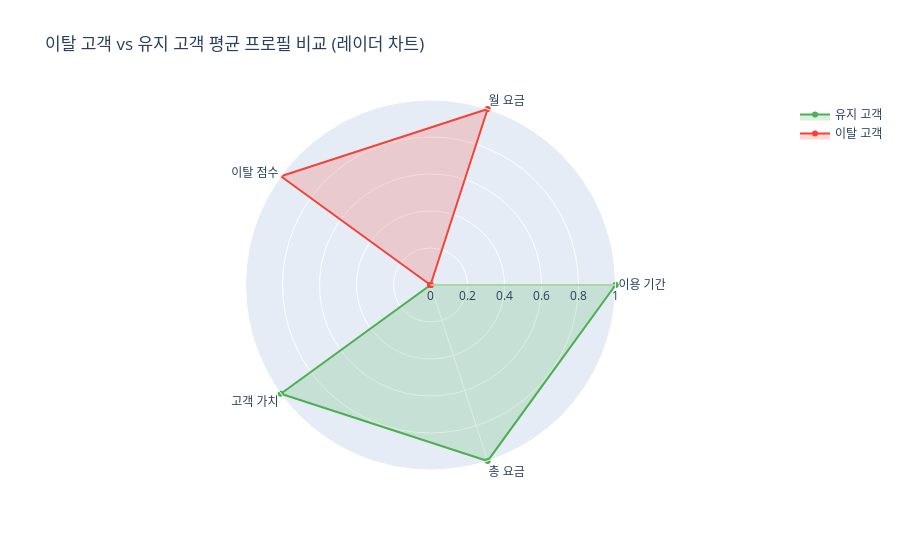

The notebook cell saved with this chart:
### Markdown cell above
### 4-3. 레이더 차트 — 이탈 vs 유지 고객 프로필 비교

### Code cell
from sklearn.preprocessing import MinMaxScaler

features = ['Tenure Months', 'Monthly Charges', 'Churn Score', 'CLTV', 'Total Charges']
feat_kr   = ['이용 기간', '월 요금', '이탈 점수', '고객 가치', '총 요금']

df_avg = df.groupby('Churn Label')[features].mean()

# 0~1 스케일링
scaler = MinMaxScaler()
df_scaled = pd.DataFrame(scaler.fit_transform(df_avg),
                         columns=feat_kr, index=df_avg.index)

fig = go.Figure()

fig.add_trace(go.Scatterpolar(
    r=df_scaled.loc['No'].values.tolist() + [df_scaled.loc['No'].values[0]],
    theta=feat_kr + [feat_kr[0]],
    fill='toself', name='유지 고객',
    line_color='#4CAF50', fillcolor='rgba(76,175,80,0.2)'
))
fig.add_trace(go.Scatterpolar(
    r=df_scaled.loc['Yes'].values.tolist() + [df_scaled.loc['Yes'].values[0]],
    theta=feat_kr + [feat_kr[0]],
    fill='toself', name='이탈 고객',
    line_color='#F44336', fillcolor='rgba(244,67,54,0.2)'
))

fig.update_layout(
    polar=dict(radialaxis=dict(visible=True, range=[0,1])),
    showlegend=True,
    title='이탈 고객 vs 유지 고객 평균 프로필 비교 (레이더 차트)',
    height=550
)
fig.show()

### Figure 1 — Plotly figure (JSON) as saved in the notebook; plotly's stock layout.template omitted (floating-point values rounded to 4 significant figures)
{"data": [{"fill": "toself", "fillcolor": "rgba(76,175,80,0.2)", "line": {"color": "#4CAF50"}, "name": "유지 고객", "r": [1, 0, 0, 1, 1, 1], "theta": ["이용 기간", "월 요금", "이탈 점수", "고객 가치", "총 요금", "이용 기간"], "type": "scatterpolar"}, {"fill": "toself", "fillcolor": "rgba(244,67,54,0.2)", "line": {"color": "#F44336"}, "name": "이탈 고객", "r": [0, 1, 1.0, 0, 0, 0], "theta": ["이용 기간", "월 요금", "이탈 점수", "고객 가치", "총 요금", "이용 기간"], "type": "scatterpolar"}], "layout": {"height": 550, "polar": {"radialaxis": {"range": [0, 1], "visible": true}}, "showlegend": true, "title": {"text": "이탈 고객 vs 유지 고객 평균 프로필 비교 (레이더 차트)"}}}
